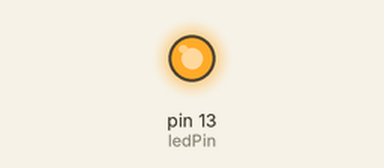
A sketch run on a simulated Arduino Uno, built with avr-gcc and run on an emulated ATmega328P. On the bench: output pins drawn as LEDs (lit = HIGH).

Above: at 1.0 s.
At 9.5 s:
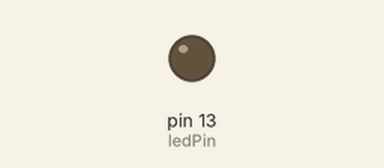
Timing chart, 0 to 14.3 s (numbered marks = the images above):
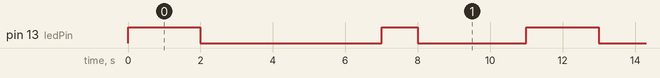

The sketch:

BlinkLED.ino
```cpp
 /**
 This program turns on the LED wired to pin 13 on the Arduino Uno for
 2 seconds, turns it off for 5 seconds, then turns it on for 1 second,
 and lastly turns it off for 3 seconds before repeating the loop.
 */

int ledPin = 13;


void setup() {

  pinMode(ledPin, OUTPUT);
}

void loop() {

  digitalWrite(ledPin, HIGH);
  delay(2000);
  digitalWrite(ledPin, LOW);
  delay(5000);
  digitalWrite(ledPin, HIGH);
  delay(1000);
  digitalWrite(ledPin, LOW);
  delay(3000);
}
```

Measured:
- by itself, pin 13 (ledPin): repeats every 11.0 s: LOW 5.0 s, HIGH 1.0 s, LOW 3.0 s, HIGH 2.0 s
- by itself, everything shown: repeats every 11.0 s, in 4 steps
